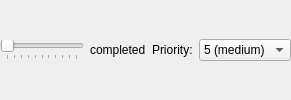
    <widget class="QWidget" name="mCompletionPriorityWidget" native="true">
     <layout class="QHBoxLayout" name="horizontalLayout_8">
      <property name="margin">
       <number>0</number>
      </property>
      <item>
       <widget class="QSlider" name="mCompletionSlider">
        <property name="maximum">
         <number>100</number>
        </property>
        <property name="singleStep">
         <number>10</number>
        </property>
        <property name="tracking">
         <bool>true</bool>
        </property>
        <property name="orientation">
         <enum>Qt::Horizontal</enum>
        </property>
        <property name="tickPosition">
         <enum>QSlider::TicksBelow</enum>
        </property>
        <property name="tickInterval">
         <number>10</number>
        </property>
       </widget>
      </item>
      <item>
       <widget class="QLabel" name="mCompletedLabel">
        <property name="sizePolicy">
         <sizepolicy hsizetype="MinimumExpanding" vsizetype="Preferred">
          <horstretch>0</horstretch>
          <verstretch>0</verstretch>
         </sizepolicy>
        </property>
        <property name="text">
         <string comment="@label:slider Showed after the to-do percentage completed slider">completed</string>
        </property>
       </widget>
      </item>
      <item>
       <widget class="QLabel" name="label_9">
        <property name="text">
         <string comment="@label:listbox priority of a to-do">Priority:</string>
        </property>
       </widget>
      </item>
      <item>
       <widget class="KComboBox" name="mPriorityCombo">
        <property name="currentIndex">
         <number>5</number>
        </property>
        <item>
         <property name="text">
          <string comment="@item:inlistbox Priority of a to-do">unspecified</string>
         </property>
        </item>
        <item>
         <property name="text">
          <string comment="@item:inlistbox Priority of a to-do">1 (highest)</string>
         </property>
        </item>
        <item>
         <property name="text">
          <string comment="@item:inlistbox Priority of a to-do">2</string>
         </property>
        </item>
        <item>
         <property name="text">
          <string comment="@item:inlistbox Priority of a to-do">3</string>
         </property>
        </item>
        <item>
         <property name="text">
          <string comment="@item:inlistbox Priority of a to-do">4</string>
         </property>
        </item>
        <item>
         <property name="text">
          <string comment="@item:inlistbox Priority of a to-do">5 (medium)</string>
         </property>
        </item>
        <item>
         <property name="text">
          <string comment="@item:inlistbox Priority of a to-do">6</string>
         </property>
        </item>
        <item>
         <property name="text">
          <string comment="@item:inlistbox Priority of a to-do">7</string>
         </property>
        </item>
        <item>
         <property name="text">
          <string comment="@item:inlistbox Priority of a to-do">8</string>
         </property>
        </item>
        <item>
         <property name="text">
          <string comment="@item:inlistbox Priority of a to-do">9 (lowest)</string>
         </property>
        </item>
       </widget>
      </item>
     </layout>
    </widget>
